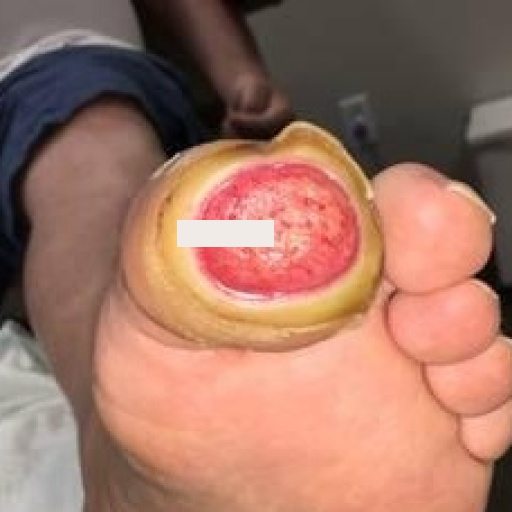
#> input picture data/cannula/test/images/pt022_0.jpg, 512 x 512 px
$ python -i erythema.py   (imports and definitions only)
#> lines starting #> are read from the running program, lines starting #| are printed output that depends on the picture; after the words box and inside, x2 and y2 are one past the last pixel; in counts of white or black regions, pixels touching at a corner belong together
#> further down, picture is the input picture: shape (512, 512, 3); mean B, G, R 100.9, 117.1, 162
"""Peri-cannula redness (erythema) measurement.

Replaces the LightGBM "risk" in the API. That model was trained to separate
close-up chronic wounds from normal skin (AZH proxy labels), so on real IV
photos - tape, plastic hub and dressing inside the box - it scored ~0.999 even
on a clean site. It answered "is this a wound?", not "is this site reddening?".

This module measures the clinically visible sign directly. Phlebitis presents
as redness spreading out from the insertion point, so:

1. **Ring.** Skin in an annulus around the detected hub, from `RING_INNER` to
   `RING_OUTER` hub half-sizes from its centre. The hub itself is excluded.
2. **Skin only.** A YCrCb skin mask (Chai & Ngan ranges) drops dressing, tape,
   the coloured plastic hub and background, so they cannot read as "red".
3. **Self reference.** Median a* of the farthest visible skin in the same photo.
   Differences within one photo cancel exposure, white balance and skin tone,
   which absolute colour values do not.
4. **Per-pixel Δa*.** a* is CIELAB's green-red axis; a bruise or shadow moves
   L* far more than a*, which is why a* rather than overall colour is used.
5. **Scores.** `reddened_fraction` = share of ring skin with Δa* above
   `RED_DELTA_A`; `spread_hub_widths` = how far the reddened skin reaches.

Units: OpenCV 8-bit LAB stores a* + 128, so Δa* here is in CIELAB a* units.
`RED_DELTA_A = 6` sits above the ~2-3 unit just-noticeable difference reported
for skin colorimetry, so ordinary skin variation does not count as redness.

NOT CLINICALLY VALIDATED. The thresholds and the redness level are documented
heuristics. They show that the measurement responds correctly to redness
(see tests); whether they predict phlebitis needs nurse-scored IV-site photos.
"""

from __future__ import annotations

import base64

import cv2
import numpy as np

RING_INNER = 0.75       # x hub half-size from the hub centre: just outside the hub
RING_OUTER = 5.0        # outer edge of the measured ring (~2.5 hub widths)
REF_QUANTILE = 0.7      # reference = the farthest 30% of visible skin from the hub.
                        # It must sit well clear of the site: a fixed band at 2.5-3.5
                        # half-sizes let spreading redness redden the reference too,
                        # and the score FELL as redness was added (caught by the
                        # functional test). A fixed far distance (6 half-sizes) fell
                        # outside the frame on close-up phone photos, so the farthest
                        # skin actually in the photo is used instead.
MIN_REF_DISTANCE = 2.5  # refuse if even the farthest skin is this close to the hub
RED_DELTA_A = 6.0       # Δa* above which a skin pixel counts as reddened
MIN_SKIN_FRACTION = 0.15  # of the ring; below this there is too little skin to judge
MIN_REF_PIXELS = 200
MAX_SIDE = 1024         # images are downscaled to this for speed and stable scale

# Redness level: documented heuristic bands on reddened_fraction, not VIP.
# VIP also needs pain, swelling and a palpable cord, which a photo cannot show.
LEVELS = [
    (0.10, 0, "No visible redness"),
    (0.25, 1, "Mild redness"),
    (0.50, 2, "Marked redness"),
    (1.01, 3, "Extensive redness"),
]


def skin_mask(bgr: np.ndarray) -> np.ndarray:
    """Boolean skin mask in YCrCb, minus near-white, near-black and specular pixels."""
    ycrcb = cv2.cvtColor(bgr, cv2.COLOR_BGR2YCrCb)
#> ycrcb: shape (512, 512, 3); mean of channels 0, 1, 2 128.7, 151.8, 112.3
    y, cr, cb = ycrcb[..., 0], ycrcb[..., 1], ycrcb[..., 2]
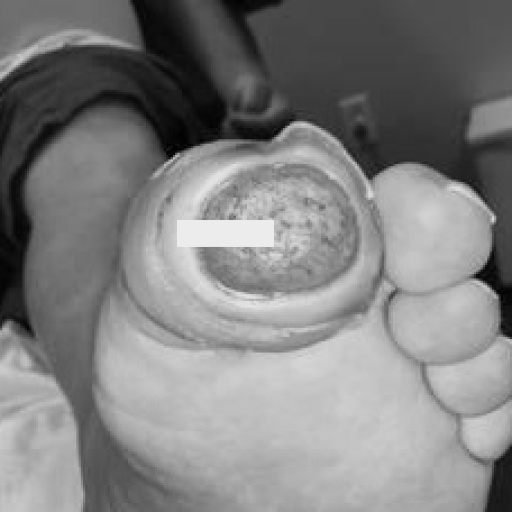
#> y: shape (512, 512); min 0, max 240, mean 128.7
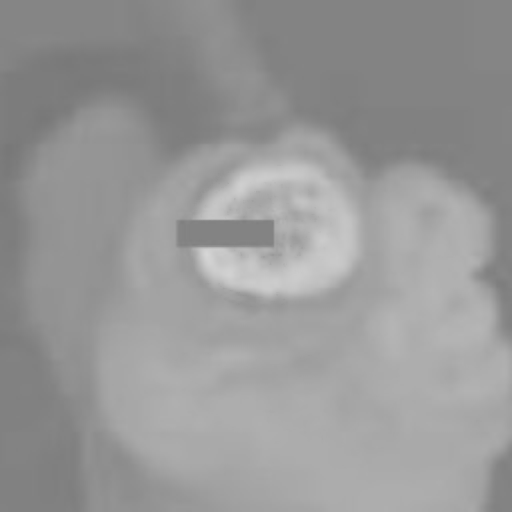
#> cr: shape (512, 512); min 120, max 214, mean 151.8
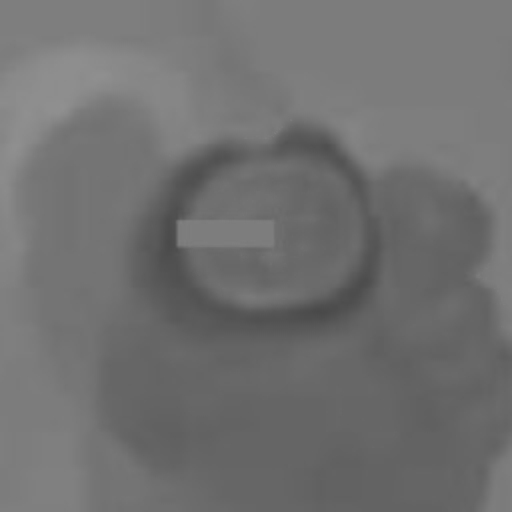
#> cb: shape (512, 512); min 73, max 144, mean 112.3
    skin = (cr >= 133) & (cr <= 180) & (cb >= 77) & (cb <= 135) & (y > 40) & (y < 240)
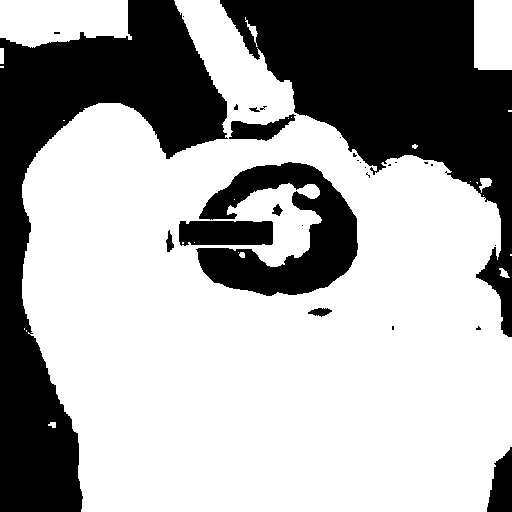
#> skin: shape (512, 512) bool; 65.1% white; 28 black regions (18 under 20 px), largest, box (x1, y1, x2, y2) and area: (0, 0, 228, 512) 38049, (220, 0, 512, 337) 37926, (196, 162, 358, 296) 10828

    hsv = cv2.cvtColor(bgr, cv2.COLOR_BGR2HSV)
#> hsv: shape (512, 512, 3); mean H, S, V 22.3, 91.7, 163.2
    skin &= hsv[..., 1] > 25            # tape, dressing and gauze are near-grey
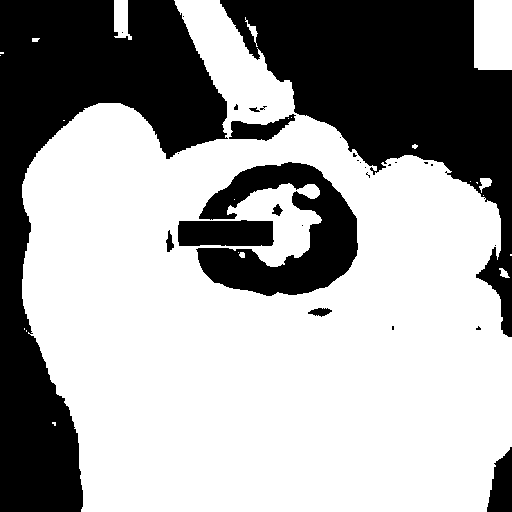
#> skin: shape (512, 512) bool; 63.2% white; 29 black regions (19 under 20 px), largest, box (x1, y1, x2, y2) and area: (0, 0, 228, 512) 42953, (220, 0, 512, 337) 37934, (196, 162, 358, 296) 10828
    skin = cv2.morphologyEx(skin.astype(np.uint8), cv2.MORPH_OPEN, np.ones((3, 3), np.uint8))
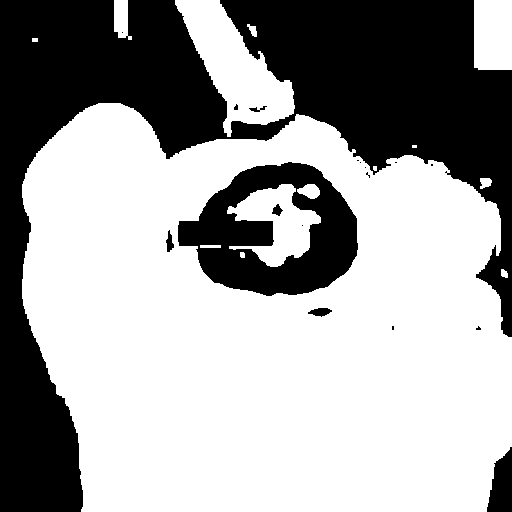
#> skin: shape (512, 512); values 0 (black) and 1 (white), 63% white; 18 black regions (11 under 20 px), largest, box (x1, y1, x2, y2) and area: (0, 0, 512, 512) 82023, (178, 162, 358, 296) 13291, (487, 447, 512, 512) 1144
    return skin.astype(bool)


# [104 lines left out: functions _radial_distance, _downscale, measure, risk_score, overlay_png_base64, not called in this run]


def public(result: dict) -> dict:
    """Result without the private arrays used for drawing."""
    return {k: v for k, v in result.items() if not k.startswith("_")}


# --- Baseline-anchored change (candidate method, see scripts/validate_site_monitoring.py) ---
#
# The in-photo reference above cancels lighting, but redness that spreads to the
# far skin raises the reference too and cancels itself: on real limb photos with
# injected redness it under-measured change by ~16 points. This method compares
# the follow-up with the BASELINE pixel by pixel instead, after (1) aligning it to
# the baseline (the homography from the scene check) and (2) mapping its colours
# onto the baseline's using neutral pixels - sheets, tape, dressing - which are
# not skin and should not change colour between visits.

NEUTRAL_MAX_SAT = 30
NEUTRAL_MIN_VALUE = 110
NEUTRAL_MIN_FRACTION = 0.005


def _neutral_mask(bgr: np.ndarray) -> np.ndarray:
    hsv = cv2.cvtColor(bgr, cv2.COLOR_BGR2HSV)
    return (hsv[..., 1] < NEUTRAL_MAX_SAT) & (hsv[..., 2] > NEUTRAL_MIN_VALUE) & (hsv[..., 2] < 250)


# [54 lines left out: functions change_vs_baseline, change_overlay_png_base64, not called in this run]

>>> import cv2
>>> picture = cv2.imread('../../data/cannula/test/images/pt022_0.jpg')
>>> result = skin_mask(picture)

$ run again, on data/cannula/test/images/pt022_1.jpg
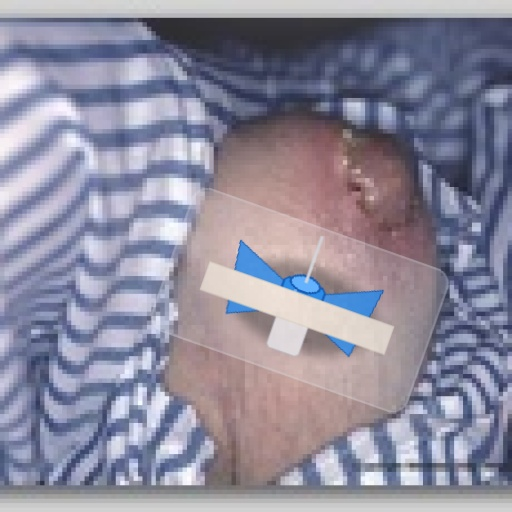
#> input picture data/cannula/test/images/pt022_1.jpg, 512 x 512 px
#> picture is the input picture: shape (512, 512, 3); mean B, G, R 156.5, 138.8, 141.4
#> ycrcb: shape (512, 512, 3); mean of channels 0, 1, 2 141.6, 127.8, 136.4
#> in skin_mask, `y, cr, cb = ycrcb[..., 0], ycrcb[..., 1], ycrcb[..., 2]`:
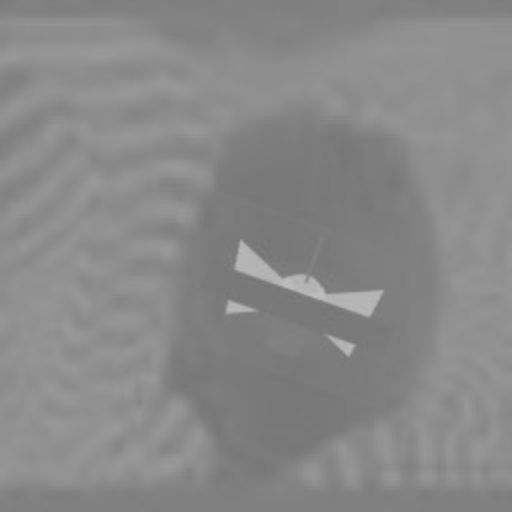
#> cb: shape (512, 512); min 116, max 192, mean 136.4
#> hsv: shape (512, 512, 3); mean H, S, V 102, 48.8, 162.9
#> in skin_mask, `skin = cv2.morphologyEx(skin.astype(np.uint8), cv2.MORPH_OPEN, np.ones..`:
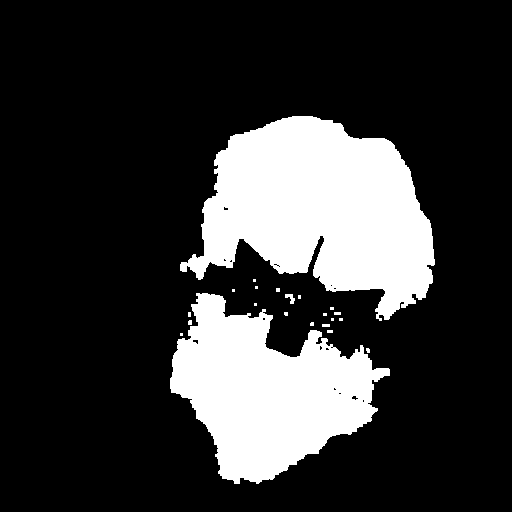
#> skin: shape (512, 512); values 0 (black) and 1 (white), 21.2% white; 22 white regions (17 under 20 px), largest, box (x1, y1, x2, y2) and area: (180, 116, 435, 321) 31734, (170, 293, 390, 484) 23545, (285, 294, 295, 304) 55, (322, 324, 330, 327) 24, (334, 312, 341, 315) 21

$ run again, on data/cannula/test/images/pt022_2.jpg
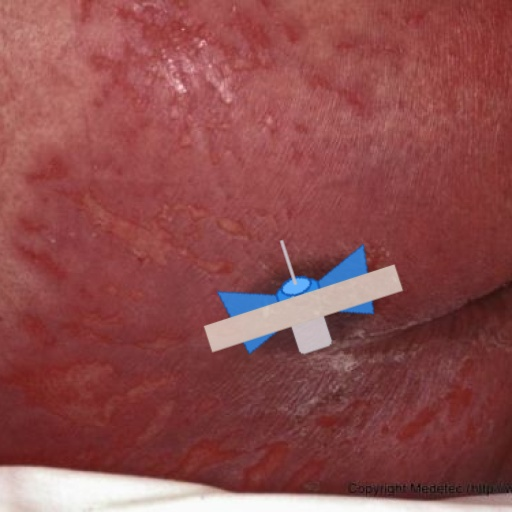
#> input picture data/cannula/test/images/pt022_2.jpg, 512 x 512 px
#> picture is the input picture: shape (512, 512, 3); mean B, G, R 77.3, 77, 142.2
#> ycrcb: shape (512, 512, 3); mean of channels 0, 1, 2 96.5, 160.6, 117.2
#> in skin_mask, `y, cr, cb = ycrcb[..., 0], ycrcb[..., 1], ycrcb[..., 2]`:
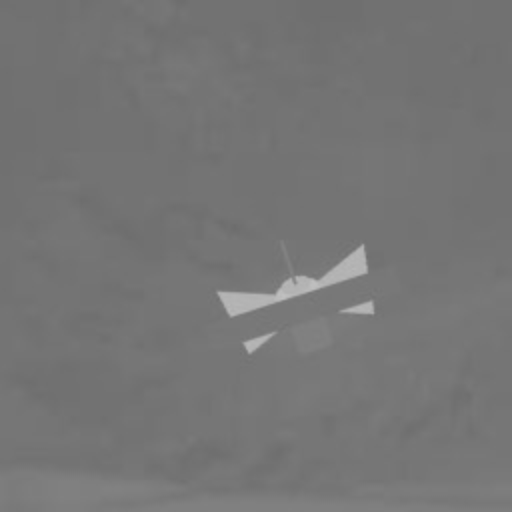
#> cb: shape (512, 512); min 109, max 192, mean 117.2
#> hsv: shape (512, 512, 3); mean H, S, V 55.4, 128.8, 143.8
#> in skin_mask, `skin = cv2.morphologyEx(skin.astype(np.uint8), cv2.MORPH_OPEN, np.ones..`:
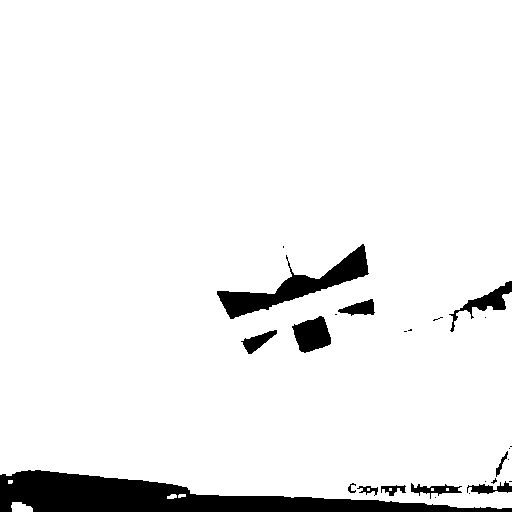
#> skin: shape (512, 512); values 0 (black) and 1 (white), 93.7% white; 26 black regions (14 under 20 px), largest, box (x1, y1, x2, y2) and area: (0, 470, 512, 512) 10057, (217, 244, 369, 319) 3030, (292, 316, 331, 353) 975

$ run again, on data/cannula/test/images/pt022_3.jpg
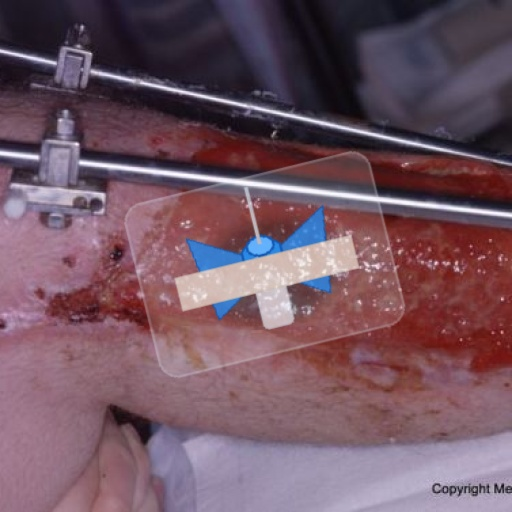
#> input picture data/cannula/test/images/pt022_3.jpg, 512 x 512 px
#> picture is the input picture: shape (512, 512, 3); mean B, G, R 98.6, 85.6, 114.1
#> ycrcb: shape (512, 512, 3); mean of channels 0, 1, 2 95.6, 141.2, 129.7
#> in skin_mask, `y, cr, cb = ycrcb[..., 0], ycrcb[..., 1], ycrcb[..., 2]`:
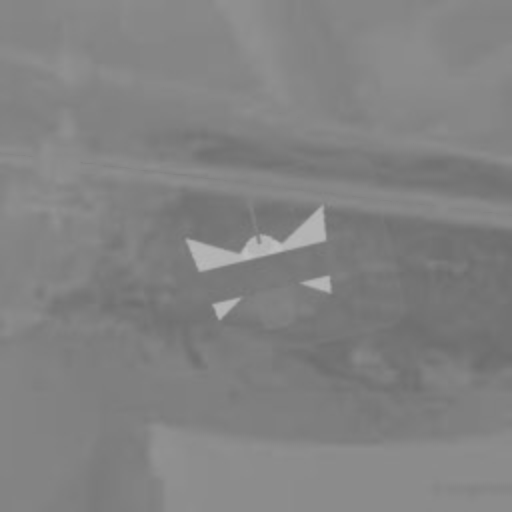
#> cb: shape (512, 512); min 108, max 192, mean 129.7
#> hsv: shape (512, 512, 3); mean H, S, V 131.2, 80.8, 120.1
#> in skin_mask, `skin = cv2.morphologyEx(skin.astype(np.uint8), cv2.MORPH_OPEN, np.ones..`:
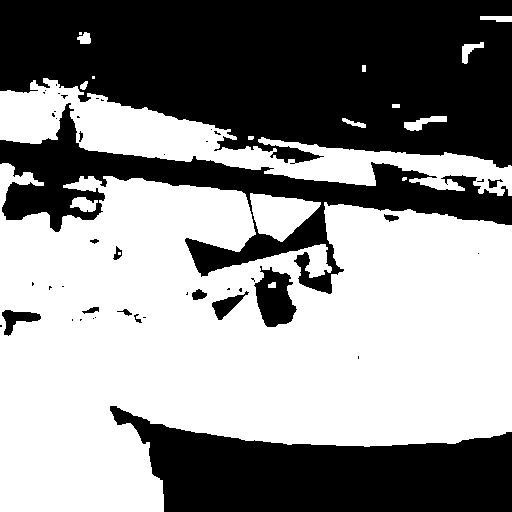
#> skin: shape (512, 512); values 0 (black) and 1 (white), 55.2% white; 46 black regions (31 under 20 px), largest, box (x1, y1, x2, y2) and area: (0, 0, 512, 168) 65941, (110, 406, 512, 512) 26190, (0, 103, 512, 294) 22204
